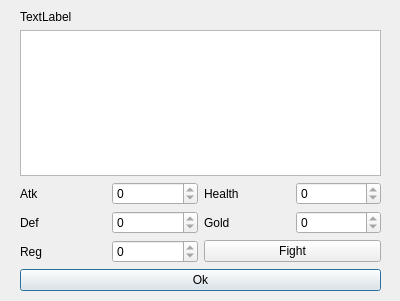
<?xml version="1.0" encoding="UTF-8"?>
<ui version="4.0">
 <class>CharacterDisplay</class>
 <widget class="QDialog" name="CharacterDisplay">
  <property name="geometry">
   <rect>
    <x>0</x>
    <y>0</y>
    <width>400</width>
    <height>301</height>
   </rect>
  </property>
  <property name="windowTitle">
   <string>Dialog</string>
  </property>
  <widget class="QWidget" name="">
   <property name="geometry">
    <rect>
     <x>20</x>
     <y>10</y>
     <width>361</width>
     <height>281</height>
    </rect>
   </property>
   <layout class="QVBoxLayout" name="verticalLayout_3">
    <item>
     <layout class="QVBoxLayout" name="verticalLayout">
      <item>
       <widget class="QLabel" name="Name">
        <property name="text">
         <string>TextLabel</string>
        </property>
       </widget>
      </item>
      <item>
       <widget class="QTextBrowser" name="Description"/>
      </item>
     </layout>
    </item>
    <item>
     <layout class="QVBoxLayout" name="verticalLayout_2">
      <item>
       <layout class="QGridLayout" name="gridLayout_3">
        <item row="0" column="0" rowspan="2">
         <layout class="QGridLayout" name="gridLayout">
          <item row="0" column="1">
           <widget class="QSpinBox" name="Atk">
            <property name="readOnly">
             <bool>true</bool>
            </property>
           </widget>
          </item>
          <item row="2" column="0">
           <widget class="QLabel" name="label_3">
            <property name="text">
             <string>Def</string>
            </property>
           </widget>
          </item>
          <item row="2" column="1">
           <widget class="QSpinBox" name="Def">
            <property name="readOnly">
             <bool>true</bool>
            </property>
           </widget>
          </item>
          <item row="3" column="0">
           <widget class="QLabel" name="label_4">
            <property name="text">
             <string>Reg</string>
            </property>
           </widget>
          </item>
          <item row="3" column="1">
           <widget class="QSpinBox" name="Reg">
            <property name="readOnly">
             <bool>true</bool>
            </property>
           </widget>
          </item>
          <item row="0" column="0">
           <widget class="QLabel" name="label_2">
            <property name="text">
             <string>Atk</string>
            </property>
           </widget>
          </item>
         </layout>
        </item>
        <item row="0" column="1">
         <layout class="QGridLayout" name="gridLayout_2">
          <item row="0" column="0">
           <widget class="QLabel" name="label_5">
            <property name="text">
             <string>Health</string>
            </property>
           </widget>
          </item>
          <item row="0" column="1">
           <widget class="QSpinBox" name="Health">
            <property name="readOnly">
             <bool>true</bool>
            </property>
           </widget>
          </item>
          <item row="1" column="0">
           <widget class="QLabel" name="label_6">
            <property name="text">
             <string>Gold</string>
            </property>
           </widget>
          </item>
          <item row="1" column="1">
           <widget class="QSpinBox" name="Gold">
            <property name="enabled">
             <bool>true</bool>
            </property>
            <property name="readOnly">
             <bool>true</bool>
            </property>
           </widget>
          </item>
         </layout>
        </item>
        <item row="1" column="1">
         <widget class="QPushButton" name="FIght">
          <property name="text">
           <string>Fight</string>
          </property>
          <property name="default">
           <bool>false</bool>
          </property>
         </widget>
        </item>
       </layout>
      </item>
      <item>
       <widget class="QPushButton" name="Ok">
        <property name="text">
         <string>Ok</string>
        </property>
        <property name="default">
         <bool>true</bool>
        </property>
       </widget>
      </item>
     </layout>
    </item>
   </layout>
  </widget>
 </widget>
 <resources/>
 <connections/>
</ui>
